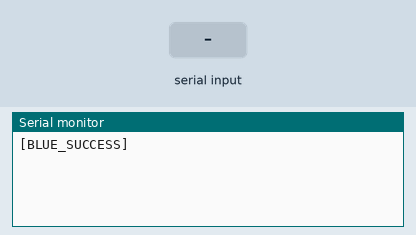
Recording of a sketch running on a simulated ESP32. Shown: the last lines printed to the serial monitor. The test bench sets the inputs (shaded band). Nothing arrives over Bluetooth unless stated.

Above: at 1.2 s.
1.3 s: "1" received over the second serial link
At 2.1 s:
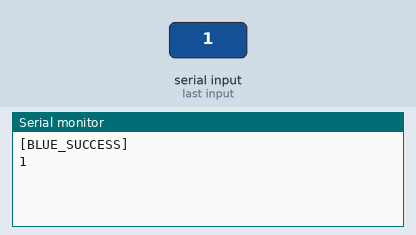
2.8 s: "0" received over the second serial link
At 3.4 s:
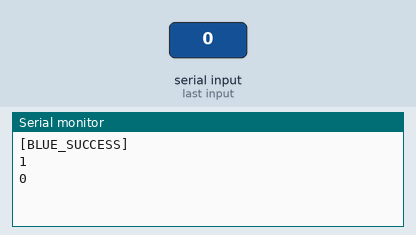
4.3 s: "2" received over the second serial link
At 5.8 s:
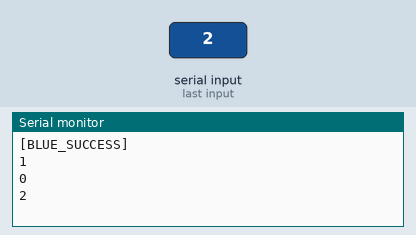

The sketch:

bluetooth.ino
```cpp
#include <BluetoothSerial.h>

BluetoothSerial espBT;

void setup() {
   Serial.begin(115200);
   if (!espBT.begin("ESP32")) {
      Serial.println("[BLUE_FAILED]");
      ESP.restart();
   } else {
      Serial.println("[BLUE_SUCCESS]");
   }
}

std::string get_text() {
   char TEXT[1000];
   TEXT[0] = '\0';
   while (espBT.available()) {
      char c = espBT.read();
      strncat(TEXT, &c, 1);
   }
   return TEXT;
}

void loop() {
   if (espBT.available()) {
      Serial.println(get_text().c_str());
   }
   delay(100);
}
```

Measured:
- after the input at 1.3 s, the serial monitor: prints a new line at once (image 1)
- after the input at 2.8 s, the serial monitor: prints a new line at once (image 2)
- after the input at 4.3 s, the serial monitor: prints a new line at once (image 3)
